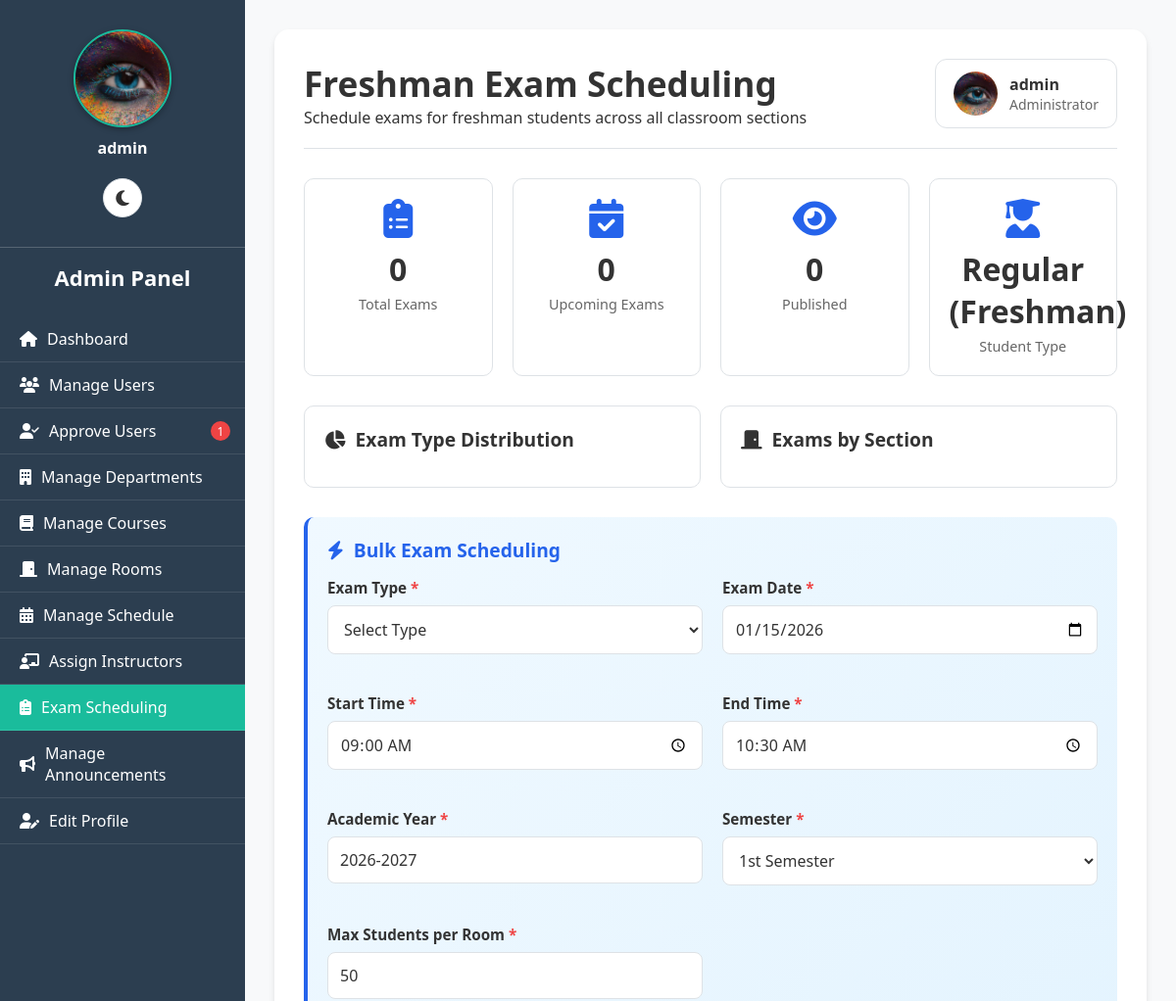
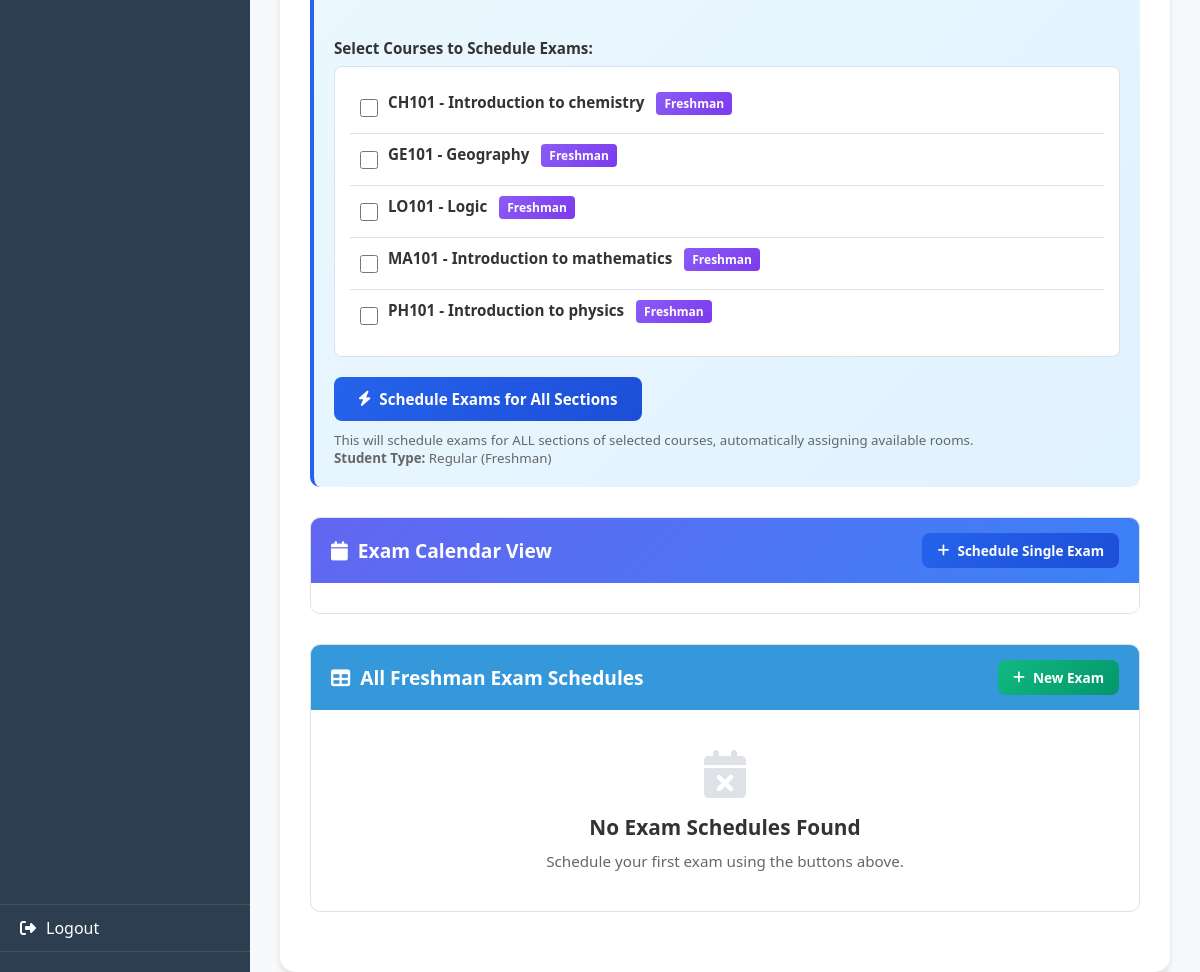
Screenshot of /admin/manage_exam_schedules.php (signed in) with the database file from the repository (2 pictures, top to bottom).
### tables this page shows
CREATE TABLE `users` (
  `user_id` int(11) NOT NULL,
  `username` varchar(50) NOT NULL,
  `password` varchar(255) NOT NULL,
  `full_name` varchar(100) NOT NULL,
  `student_id` varchar(50) DEFAULT NULL,
  `email` varchar(100) DEFAULT NULL,
  `role` enum('admin','instructor','student','department_head') NOT NULL,
  `department_id` int(11) DEFAULT NULL,
  `year` varchar(10) DEFAULT NULL,
  `created_at` timestamp NOT NULL DEFAULT current_timestamp(),
  `profile_picture` varchar(255) DEFAULT NULL,
  `email_verified` tinyint(1) DEFAULT 0,
  `verification_token` varchar(255) DEFAULT NULL,
  `is_approved` tinyint(1) DEFAULT 0,
  `is_verified` tinyint(1) NOT NULL DEFAULT 0,
  `id_number` varchar(20) DEFAULT NULL
);

CREATE TABLE `courses` (
  `course_id` int(11) NOT NULL,
  `course_code` varchar(20) NOT NULL,
  `course_name` varchar(100) NOT NULL,
  `credit_hours` int(11) NOT NULL,
  `department_id` int(11) DEFAULT NULL,
  `created_at` timestamp NOT NULL DEFAULT current_timestamp(),
  `prerequisite` varchar(255) DEFAULT NULL,
  `category` enum('Compulsory','Elective','Optional') DEFAULT 'Compulsory',
  `contact_hours` int(11) NOT NULL DEFAULT 3,
  `lab_hours` int(11) NOT NULL DEFAULT 0,
  `tutorial_hours` int(11) NOT NULL DEFAULT 0,
  `description` text DEFAULT NULL,
  `is_freshman` tinyint(1) DEFAULT 0
);

### public/admin/manage_exam_schedules.php (the view, shortened to what the rows shown need)
<?php
require __DIR__ . '/../../includes/db.php';
include __DIR__ . '/../includes/darkmode.php';
$user_stmt = $pdo->prepare("SELECT username, email, profile_picture FROM users WHERE user_id=?");
$user_stmt->execute([$_SESSION['user_id']]);
$current_user = $user_stmt->fetch();
function getAdminProfilePicturePath($profile_picture) {
    $locations = [
        __DIR__ . '/../uploads/admin/' . $profile_picture,
        __DIR__ . '/../uploads/' . $profile_picture,
        __DIR__ . '/../../uploads/' . $profile_picture,
        'uploads/admin/' . $profile_picture,
        '../uploads/admin/' . $profile_picture,
        'uploads/' . $profile_picture,
        '../uploads/' . $profile_picture,
    ];
    foreach ($locations as $location) {
        if (file_exists($location)) {
            if (strpos($location, '/admin/') !== false) {
                return '../uploads/admin/' . $profile_picture;
            } elseif (strpos($location, 'uploads/admin/') !== false) {
                return 'uploads/admin/' . $profile_picture;
            } elseif (strpos($location, '../uploads/') !== false) {
                return '../uploads/' . $profile_picture;
            } elseif (strpos($location, 'uploads/') !== false) {
                return 'uploads/' . $profile_picture;
            }
        }
    }
    return '../assets/default_profile.png';
}
$profile_img_path = getAdminProfilePicturePath($current_user['profile_picture'] ?? '');
$freshman_courses = $pdo->query("
    SELECT DISTINCT c.course_id, c.course_code, c.course_name
    FROM courses c
    JOIN schedule s ON c.course_id = s.course_id
    WHERE (c.is_freshman = 1 OR s.year = 'freshman')
    ORDER BY c.course_code
")->fetchAll();
?>
<!DOCTYPE html>
<html lang="en" data-theme="<?= $darkMode ? 'dark' : 'light' ?>">
<head>
<link rel="stylesheet" href="https://cdnjs.cloudflare.com/ajax/libs/font-awesome/6.4.0/css/all.min.css">
<link rel="stylesheet" href="https://cdn.jsdelivr.net/npm/fullcalendar@5.11.3/main.min.css">
<link rel="stylesheet" href="../../assets/css/darkmode.css">
</head>
<body>
<div class="sidebar" id="sidebar">
    <div class="sidebar-scrollable">
        <div class="sidebar-profile">
            <img src="<?= htmlspecialchars($profile_img_path) ?>" alt="Profile Picture" id="sidebarProfilePic"
                 onerror="this.onerror=null; this.src='../assets/default_profile.png';">
            <p><?= htmlspecialchars($current_user['username']) ?></p>
        </div>
        <h2>Admin Panel</h2>
    </div>
</div>
<div class="main-content">
    <div class="content-wrapper">
        <div class="header">
            <div>
                <h1>Freshman Exam Scheduling</h1>
            </div>
            <div class="user-info">
                <img src="<?= htmlspecialchars($profile_img_path) ?>" alt="Profile" id="headerProfilePic"
                     onerror="this.onerror=null; this.src='../assets/default_profile.png';">
                <div>
                    <div><?= htmlspecialchars($current_user['username']) ?></div>
                    <small>Administrator</small>
                </div>
            </div>
        </div>
        <div class="bulk-scheduling">
            <form method="POST" id="bulkExamForm">
                <div class="form-group">
                    <div class="course-selection">
                        <?php foreach($freshman_courses as $course): ?>
                            <div class="course-item">
                                <input type="checkbox" name="course_ids[]" value="<?= $course['course_id'] ?>"
                                       id="bulk_course_<?= $course['course_id'] ?>">
                                <label for="bulk_course_<?= $course['course_id'] ?>" class="course-info">
                                    <div class="course-code">
                                        <?= htmlspecialchars($course['course_code']) ?> - <?= htmlspecialchars($course['course_name']) ?>
                                        <span class="freshman-badge">Freshman</span>
                                    </div>
                                </label>
                            </div>
                        <?php endforeach; ?>
                    </div>
                </div>
            </form>
        </div>
    </div>
</div>
</body>
</html>

### rows the page displays
users: profile_picture (picture), username "admin"
courses: course_code "CH101", course_name "Introduction to chemistry"
courses: course_code "GE101", course_name "Geography"
courses: course_code "LO101", course_name "Logic"
courses: course_code "MA101", course_name "Introduction to mathematics"
courses: course_code "PH101", course_name "Introduction to physics"

### other values shown
$pending_approvals "1"
$total_exams "0"
$upcoming_exams "0"
$published_exams "0"
